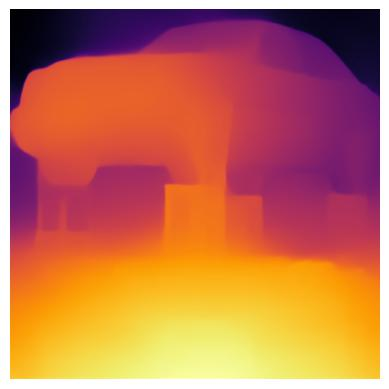

Reproduce this figure in Python.
import torch
import torchvision.transforms as T
from PIL import Image
import matplotlib.pyplot as plt
import os

# Загрузка предобученной модели
model = torch.hub.load('intel-isl/MiDaS', 'MiDaS', force_reload=True)
model.eval() # Переводит модель в режим оценки (evaluation mode), отключая ненужные вычисления, такие как вычисление градиентов.

# Загрузка преобразований для обработки изображений
# transform = torch.hub.load('intel-isl/MiDaS', 'transforms').default_transform

transform = T.Compose([
    T.Resize((384, 384)),  # Принудительное изменение размера до фиксированного значения
    T.ToTensor(),   # Преобразование в тензор
    T.Normalize(mean=(0.485, 0.456, 0.406), std=(0.229, 0.224, 0.225))  # Нормализация
])

# Путь к входному изображению
input_image_path = 'input.jpg'
output_image_path = '/output/depth_map.jpg'

# Загрузка изображения
image = Image.open(input_image_path).convert('RGB')
input_tensor = transform(image).unsqueeze(0) #Добавляет измерение для батча, так как модель ожидает вход в формате [batch_size, channels, height, width].

# Инференс
# torch.no_grad(): Отключает вычисление градиентов, так как они не нужны для инференса, экономя память и ускоряя выполнение.
# model(input_tensor): Генерирует предсказание карты глубины для входного изображения.
with torch.no_grad():
    depth_map = model(input_tensor)

# Преобразование карты глубины для визуализации
depth_map = depth_map.squeeze().cpu().numpy()
plt.imshow(depth_map, cmap='inferno')
plt.axis('off')
plt.savefig(output_image_path, bbox_inches='tight')
print(f"Результат сохранен в {output_image_path}")
